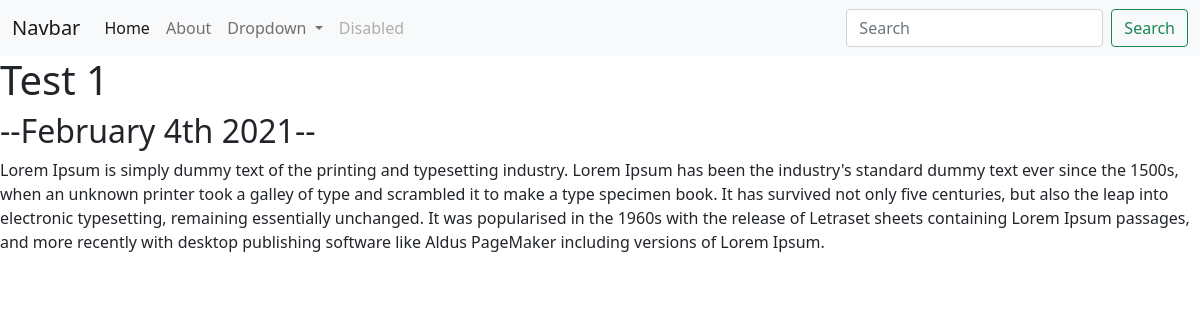
Page /blog/1/ on the committed database.
### blog/models.py (models this page shows, shortened)
class Blog(models.Model):
    title = models.CharField(max_length=200)
    description = models.TextField()
    date = models.DateField()

### blog/views.py (the view)
# urls.py: path('<int:blog_id>/', views.detail, name='detail'),
def detail(request, blog_id):
    blog = get_object_or_404(Blog, pk=blog_id)
    return render(request, 'blog/detail.html',{'blog':blog})

### blog/templates/blog/detail.html
{% extends 'portofolio/base.html' %}
{% block content %}
<h1>{{blog.title}}</h1>
<h2>--{{blog.date|date:'F jS Y'}}--</h2>
{{blog.description|safe}}
{% endblock %}

### rows in the picture
Blog: title "Test 1", date "February 4th 2021", description "Lorem Ipsum is simply dummy text of the printing and typesetting industry. Lorem Ipsum has been the industry's standard dummy text ever since the 1500s, when an unknown printer took a galley of type and scrambled it to make a type specimen book. It has survived not only five centuries, but also the leap into electronic typesetting, remaining essentially unchanged. It was popularised in the 1960s with the release of Letraset sheets containing Lorem Ipsum passages, and more recently with desktop publishing software like Aldus PageMaker including versions of Lorem Ipsum."
